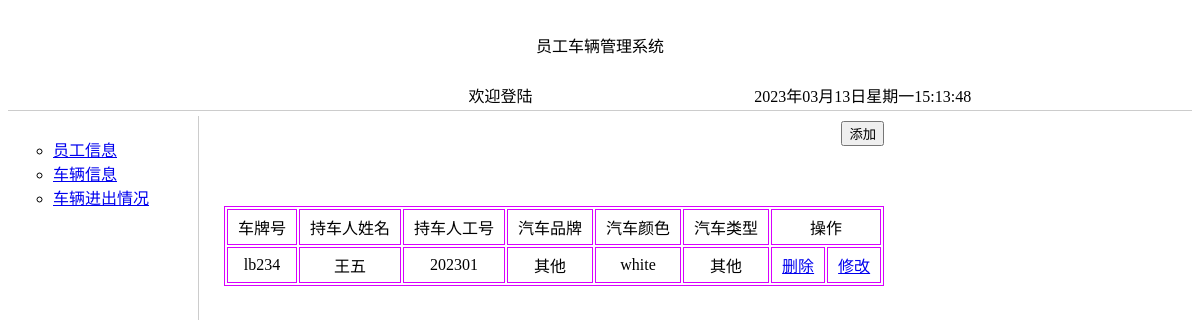
Before: /showCar/ with the older database file.
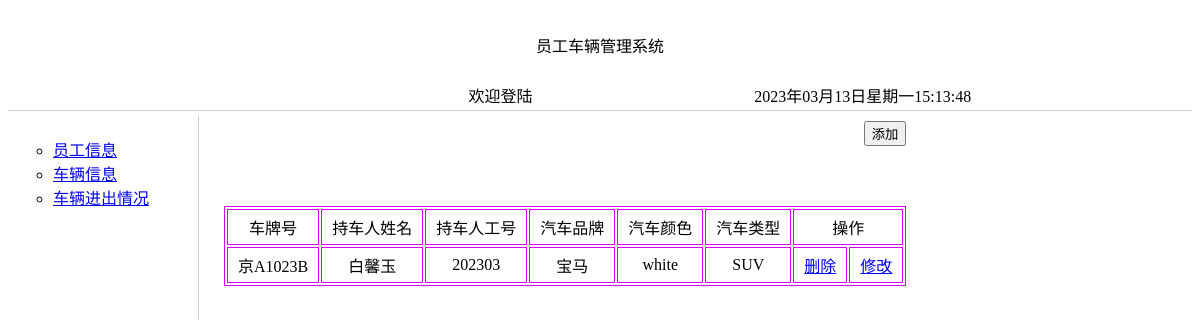
After: the same page with the newer database file.
### ecar/models.py (models this page shows)
class Car(models.Model):
    c_id = models.AutoField(primary_key=True)
    car_number = models.CharField(max_length=20) #car number
    user_id = models.IntegerField() #employee number
    car_brand = models.CharField(max_length=50)
    car_color = models.CharField(max_length=20)
    car_type = models.CharField(max_length=30)

class Employee(models.Model):
    sid = models.IntegerField(primary_key=True) #employee number
    name = models.CharField(max_length=20)
    phone = models.CharField(max_length=50)
    department = models.CharField(max_length=20)
    birthday = models.DateField()

### ecar/CarOperation.py (the view)
# urls.py: path('showCar/', CarOperation.show),
def show(request):
    Carall = Car.objects.all()
    for car in Carall: #car is a dictionary
        car.employee_name = Employee.objects.get(sid=car.user_id).name
    return render(request, 'showcar.html', {'car': Carall})

### templates/showcar.html (shortened to what this page needs)
<!DOCTYPE html>
<html lang="en">
<head>
</head>
<!DOCTYPE HTML>
<html>
<head>
</head>
<body>
<div class="page">
    <div class="header">
        <div id="title">
            <table width="100%">
                <tr>
                    <td height="68" colspan="4" align="center">员工车辆管理系统</td>
                </tr>
                <tr>
                    <td width="40%" align="right">
                        <marquee>
                            欢迎登陆
                        </marquee>
                    </td>
                    <td width="50%" align="center"><span id="show"></span></td>
                </tr>
            </table>
        </div>
    </div>
    <div class="MainContainer">
        <div class="sidebar">
            <ul type="circle">
                <li>
                    <a href="/showEmployee/" target="right">员工信息</a></li>
                <li>
                    <a href="/showCar/" target="right">车辆信息</a></li>
                <li>
                    <a href="/showRecord/" target="right">车辆进出情况</a></li>
            </ul>
        </div>
        <div id="main" class="main">
            <div align="right">
                <button onclick="window.location.href='/addCar/'">添加</button>
            </div>
            <table>
                <tbody>
                <tr>
                    <td>车牌号</td>
                    <td>持车人姓名</td>
                    <td>持车人工号</td>
                    <td>汽车品牌</td>
                    <td>汽车颜色</td>
                    <td>汽车类型</td>
                    <td colspan="2">操作</td>
                </tr>
                {% for cardata in car %}
                    <tr>
                        <td>{{ cardata.car_number }}</td>
                        <td>{{ cardata.employee_name }}</td>
                        <td>{{ cardata.user_id }}</td>
                        <td>{{ cardata.car_brand }}</td>
                        <td>{{ cardata.car_color }}</td>
                        <td>{{ cardata.car_type }}</td>
                        <td>
                            <a href="/deleteCar/{{ cardata.c_id }}">删除</a>
                        </td>
                        <td>
                            <a href="/editCar/{{ cardata.c_id }}">修改</a>
                        </td>
                    </tr>
                {% endfor %}
                </tbody>
            </table>
        </div>
    </div>
</div>
</body>
</html>

### templates/showcar.html (style rules this page uses)
.header { border-bottom: 1px solid #ccc; margin-bottom: 5px; }
.MainContainer { min-width: 960px; max-width: 1600px; }
.sidebar { width: 180px; float: left; margin-right: -180px; border-right: 1px solid #ccc; min-height: 500px; padding: 5px; }
.main { float: left; margin-left: 200px; padding: 5px; }
.main table { text-align: center; border: 1px solid #d701fd; margin: 60px auto 45px; }
.main tr td { border: 1px solid #d701fd; padding: 5px 10px; }

Changed rows visible on the page:
removed Car: car_number "lb234", employee_name "王五", user_id "202301", car_brand "其他", car_color "white", car_type "其他"
added Car: car_number "京A1023B", employee_name "白馨玉", user_id "202303", car_brand "宝马", car_color "white", car_type "SUV"
